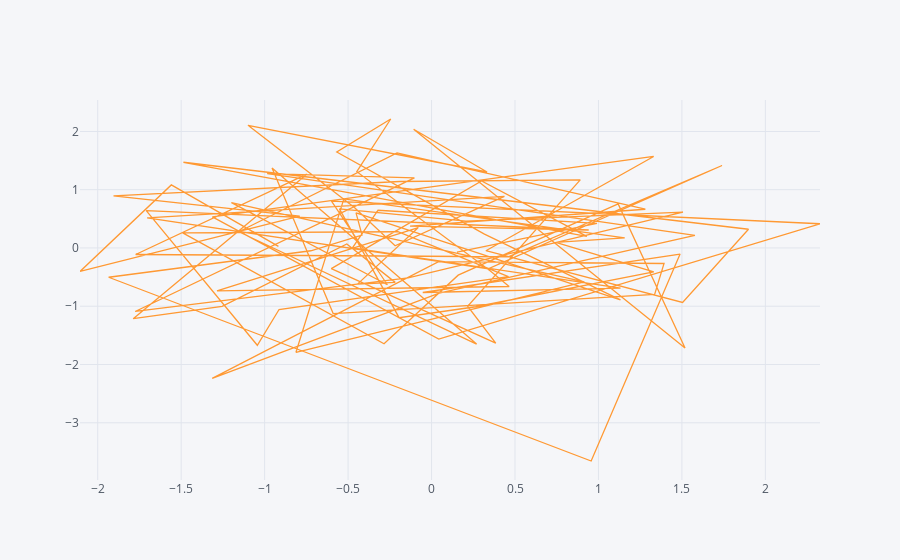

Source (notebook cell):
### Code cell
df1.iplot(kind="scatter",x="a",y="b")       #plot without specifying mode
